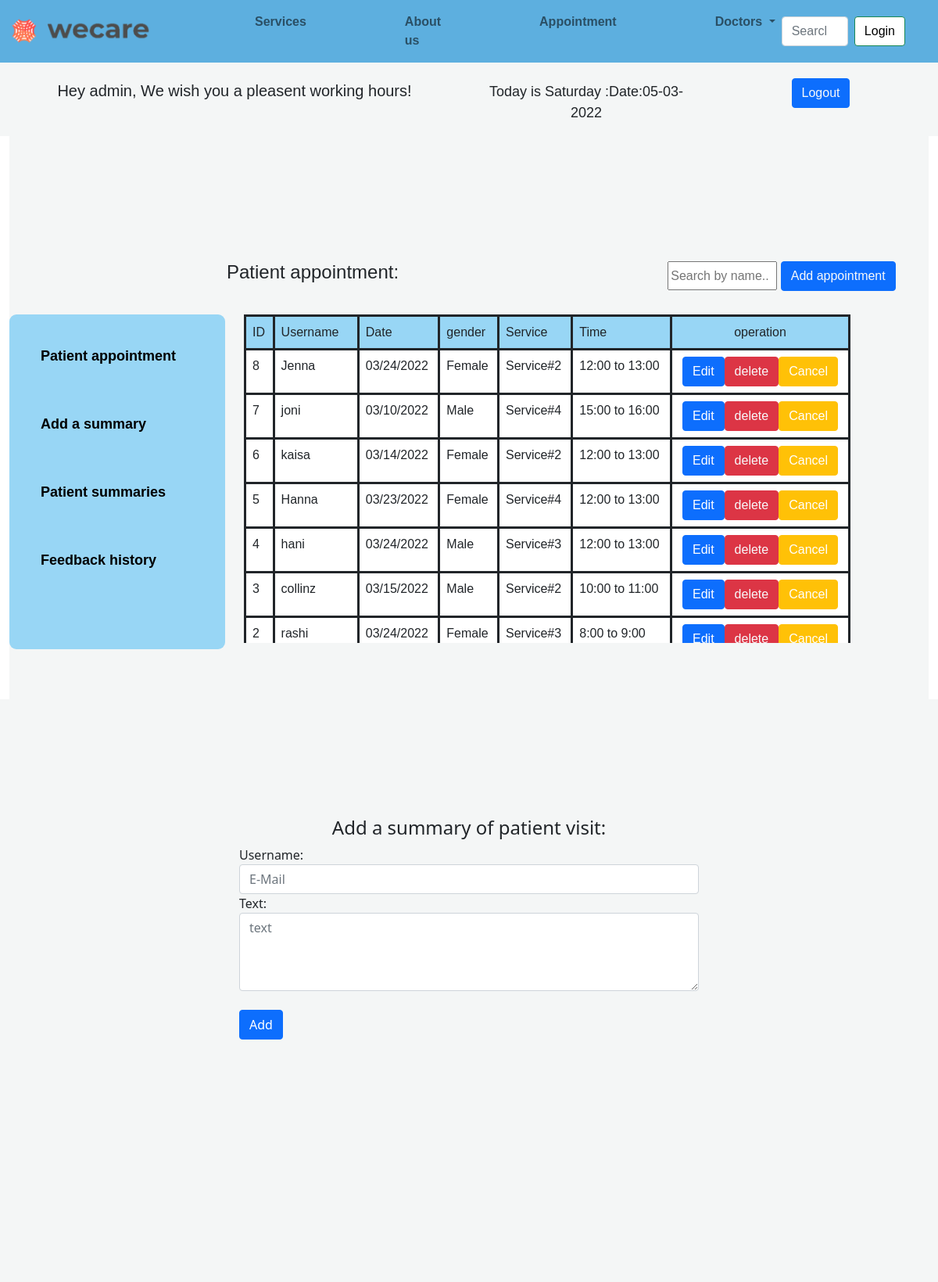
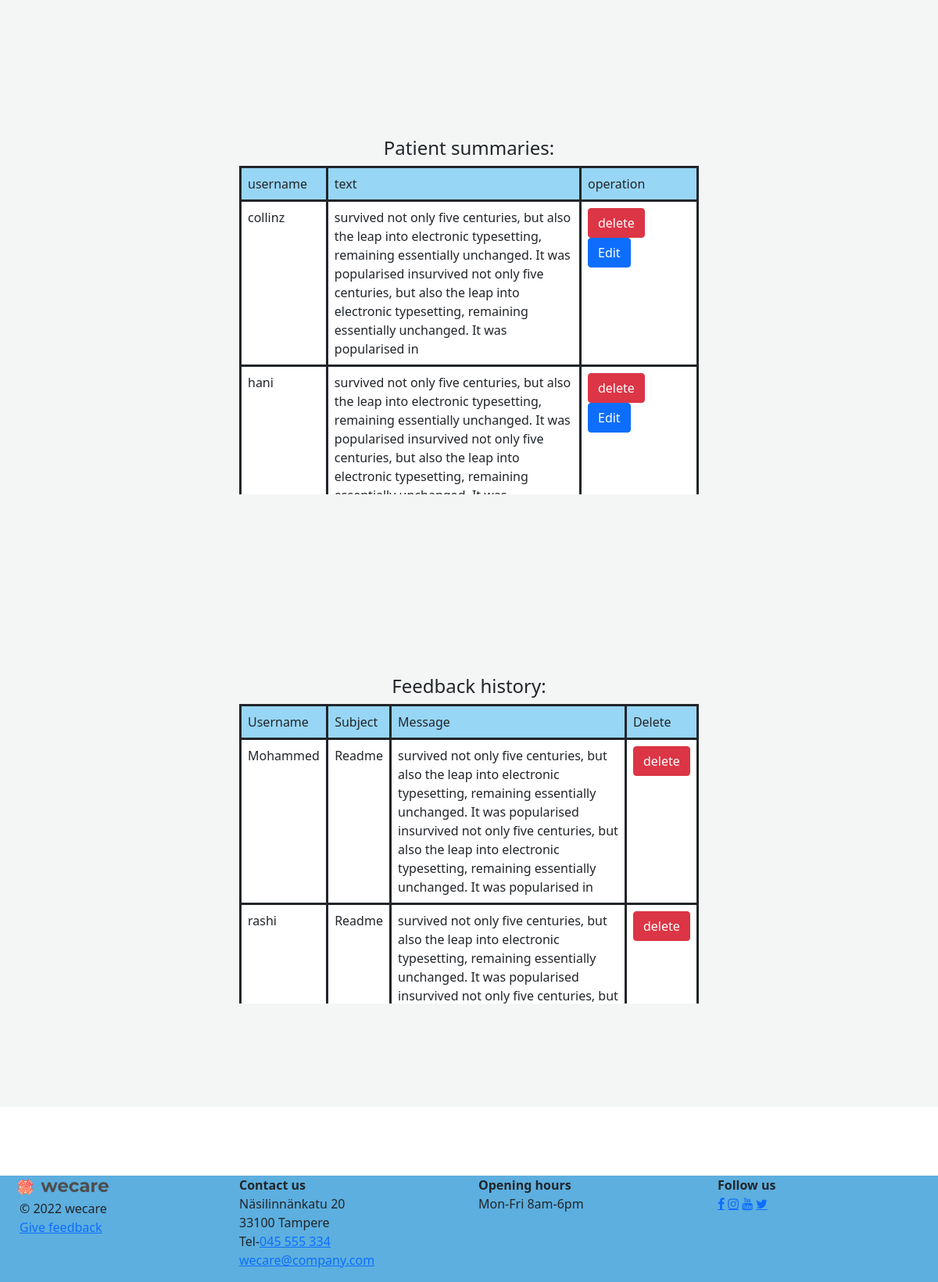
/docs/employee.php (signed in), run on the app's committed database (2 pictures, top to bottom).
### tables this page shows
CREATE TABLE `appointment` (
  `id` int NOT NULL,
  `username` varchar(50) NOT NULL,
  `date1` varchar(50) NOT NULL,
  `gender` varchar(50) NOT NULL,
  `service` varchar(50) NOT NULL,
  `tim` varchar(50) NOT NULL
);

CREATE TABLE `textbox` (
  `username` varchar(50) NOT NULL,
  `text` varchar(500) NOT NULL
);

CREATE TABLE `feedback` (
  `username` varchar(50) NOT NULL,
  `subject` varchar(50) NOT NULL,
  `text` varchar(1000) NOT NULL
);

### docs/employee.php (the view, shortened to what this page needs)
<?php
include 'connect.php';
$sql = "select * from appointment ORDER BY id DESC";
$result = $conn->query($sql);
?>
<!DOCTYPE html>
<html lang="en">
<head>
</head>
<body>
    <?php include 'header.php' ?>
    <div class="container-fluid">
        <div class="row row0">
            <div class="col-lg-6">
                <?php
                echo "<h5><br>Hey " . $_SESSION["username"] .
                    ", We wish you a pleasent working hours!" . "</h5>";
                ?>
            </div>
            <div class="col-lg-3 coldate">
                <p>
                    <?php
                    echo "Today is "  . date("l") . " :" . "Date:" . date("d-m-Y") . "";
                    ?>
                </P>
            </div>
            <div class="col-lg-3 colbtn">
                <button type="button" class="btn btn-primary"><a href="logout.php" class="text-light" style="text-decoration:none; ">Logout</a></button>
            </div>
        </div>
        <section id="section1">
            <div class="row row3">
                <div class="col-8  ">
                    <h4>Patient appointment:</h4>
                </div>
                <div class="col-4 col4">
                    <input type="text" class="input" id="myInput" onkeyup='tableSearch()' placeholder="Search by name..">
                    <button type="button" class="btn btn-primary"><a href="userapp.php" class="text-light" style="text-decoration:none">Add appointment</a></button>
                </div>
            </div>
            <div class="row">
                <div class="col-lg-3 row1">
                    <ul class="fixed">
                        <li><a href="#section1">Patient appointment</a></li>
                        <li><a href="#section2">Add a summary</a></li>
                        <li><a href="#section3">Patient summaries</a></li>
                        <li><a href="#section4">Feedback history</a></li>
                    </ul>
                </div>
                <div class="col-md-8">
                    <form action="" method="POST">
                        <div class=" my-custom-scrollbar">
                            <table class="table  " id="myTable">
                                <tr style="border:solid;     background: #98D6F5;
">
                                    <td style="border:solid;">ID</td>
                                    <td style="border:solid;">Username</td>
                                    <td style="border:solid;">Date</td>
                                    <td style="border:solid;">gender</td>
                                    <td style="border:solid;">Service</td>
                                    <td style="border:solid;">Time</td>
                                    <td class="td1">operation</td>
                                </tr>
                                <?php
                                while ($row = mysqli_fetch_assoc($result)) {
                                    $id = $row['id'];
                                    $username = $row['username'];
                                    $date1 = $row['date1'];
                                    $gender = $row['gender'];
                                    $service = $row['service'];
                                    $tim = $row['tim'];
                                ?>
                                    <tr style="border:solid;">
                                        <td style="border:solid;"><?php echo $id;   ?></td>
                                        <td style="border:solid;"><?php echo $username;   ?></td>
                                        <td style="border:solid;"><?php echo $date1; ?></td>
                                        <td style="border:solid;"><?php echo $gender; ?></td>
                                        <td style="border:solid;"><?php echo $service; ?></td>
                                        <td style="border:solid;"><?php echo $tim; ?></td>
                                        <td class="td1" style="border:solid;"><button type="button" class="btn btn-primary"><a href="update.php?id=<?php echo $row['id'];  ?>" class="hh" style="text-decoration:none;color:white" class="text-light">Edit</a></button><button type="button" class="btn btn-danger" style="text-decoration:none; "><a href="delete.php?id=<?php echo $row['id'];  ?>" class="text-light" style="text-decoration:none;">delete</a></button><button class="btn btn-warning"><a href="email.php?id=<?php echo $row['username'];  ?>">Cancel</a></button>
                                        </td>
                                    </tr>
                                <?php
                                }
                                ?>
                            </table>
                        </div>
                    </form>
                </div>
            </div>
    </div>
    <section id="section2">
        <div class="row row4">
            <div class="col-lg-6 col6">
                <form action="addtext.php" method="GET">
                    <h4> Add a summary of patient visit: </h4>
                    <label class="control-label" for="email">Username:</label>
                    <input id="email" name="username" type="text" placeholder="E-Mail" class="form-control input-md" required>
                    <label class="control-label" for="text">Text:</label>
                    <textarea id="text" name="text" type="text" placeholder="text" class="form-control input-sm" required></textarea><br>
                    <button type="submit" class="btn btn-primary" name="submit" value="submit">Add</button>
                </form>
            </div>
        </div>
    </section>
    <section id="section3">
        <div class="row row5">
            <h4>Patient summaries:</h4>
            <div class="col-6 colsumm">
                <div class=" my-custom-scrollbar">
                    <table class="table">
                        <tr style="border:solid;  background: #98D6F5;
">
                            <td style="border:solid;">username</td>
                            <td style="border:solid;">text</td>
                            <td class="td2">operation</td>
                        </tr>
                        <?php
                        include 'connect.php';
                        $sql = "select * from textbox";
                        $result = $conn->query($sql);
                        while ($row = mysqli_fetch_assoc($result)) {
                            $text = $row['text'];
                            $username = $row['username'];
                        ?>
                            <tr style="border:solid;">
                                <td style="border:solid;"><?php echo $username; ?></td>
                                <td><?php echo $text; ?></td>
                                <td style="border:solid;">
                                    <button class="btn btn-danger"><a href="deletetext.php?username=<?php echo $row['username']; ?> " style="text-decoration:none;color:white">delete</a></button>
                                    <button class="btn btn-primary"><a href="editsummary.php?username=<?php echo $row['username'] ?> " style="text-decoration:none;color:white">Edit</a></button>
                                </td>
                            </tr>
                        <?php } ?>
                    </table>
                </div>
            </div>
        </div>
        <br><br> <br>
        <br><br>
    </section>
    <section id="section4">
    <br><br><br><br><br><br><br>
        <div class="row">
            <div class="col-lg-6 colfeed">
            <div class=" my-custom-scrollbar">
<h4>Feedback history:</h4>
            <table class="table">
<tr style="border:solid;  background: #98D6F5;
">
    <td style="border:solid;">Username</td>
    <td style="border:solid;">Subject</td>
    <td class="td2" >Message</td>
    <td class="td2" style="border:solid;width:30px">Delete</td>
</tr>
<?php
include 'connect.php';
$sql = "select * from feedback";
$result = $conn->query($sql);
while ($row = mysqli_fetch_assoc($result)) {
    $text = $row['text'];
    $username = $row['username'];
    $subject = $row['subject'];
?>
    <tr style="border:solid;">
        <td style="border:solid; width:60px"><?php echo $username; ?></td>
        <td style="border:solid;width:60px"><?php echo $subject; ?></td>
        <td style="border:solid;width:300px"><?php echo $text; ?></td>
        <td style="border:solid;"><button class="btn btn-danger"><a href="deletefeed.php?username=<?php echo $row['username']; ?> " style="text-decoration:none;color:white">delete</a></button></td>
    </tr>
<?php } ?>
</table>
</div>
            </div>
        </div>
        <br><br><br><br><br>
        <?php include 'footer.php' ?>
</body>
</html>

### docs/header.php (shortened to what this page needs)
<!DOCTYPE html>
<html lang="en">
<head>
    <link href="https://cdn.jsdelivr.net/npm/bootstrap@5.1.3/dist/css/bootstrap.min.css" rel="stylesheet">
    <link rel="stylesheet" href="https://cdnjs.cloudflare.com/ajax/libs/font-awesome/4.7.0/css/font-awesome.min.css">   <link rel="stylesheet" href="https://cdnjs.cloudflare.com/ajax/libs/font-awesome/4.7.0/css/font-awesome.min.css">
</head>
<body>
<nav class="navbar navbar-expand-lg navbar-light ">
        <div class="container-fluid">
          <a class="navbar-brand" href="index1.php"><img src="Picturekaisa.png"></a>
          <div class="collapse navbar-collapse" id="navbarSupportedContent">
            <ul class="navbar-nav me-auto mb-2 mb-lg-0">
              <li class="nav-item">
                <a class="nav-link "  href="index2.php">Services</a>
              </li>
              <li class="nav-item">
                <a class="nav-link" href="index3.php">About us</a>
              </li>
              <li class="nav-item">
                <a class="nav-link" href="indexappointment.php">Appointment</a>
              </li>
              <li class="nav-item dropdown">
                <a class="nav-link dropdown-toggle" href="#" id="navbarDropdown" role="button" data-bs-toggle="dropdown" aria-expanded="false">
                  Doctors
                </a>
              </li>
            </ul>
            <form class="d-flex">
              <input class="form-control me-2" type="search" placeholder="Search" aria-label="Search">
              <button class="btn btn-outline-success" type="submit"><a href="login.php">Login</a></button>
            </form>
          </div>
        </div>
      </nav>

### docs/footer.php
<div class="footer">
      <div class="row">
          <div class="col-sm-3">
      <div class="copyright">
          <img src="Picturekaisa.png" alt="logo">
           <p>&copy; 2022 wecare<br><a href="FeedbackForm.php">Give feedback</a></p>
          </div>
      </div>
      <div class="col-sm-3">
          <div class="aboutus">
              <p><b>Contact us</b><br>Näsilinnänkatu 20<br>33100 Tampere<br>Tel-<a href="">045 555 334</a><br><a href="#">wecare@company.com</a></p>
          </div>
      </div>
      <div class="col-sm-3">
          <div class="opening">
          <b>Opening hours</b>
          <p>Mon-Fri 8am-6pm</p>
      </div>
      </div>
      <div class="col-sm">
      <div class="followus">
          <p><b>Follow us</b><br>
              <a href="#" class="fa fa-facebook"></a>
              <a href="#" class="fa fa-instagram"></a>
              <a href="#" class="fa fa-youtube"></a>
              <a href="#" class="fa fa-twitter"></a>
          </p>
      </div>
  </div>
  </div>
</body>
</html>

### docs/employee.php (style rules this page uses)
.btn a { color: white; float: right; }
.input-sm { height: 100px; }
.td1 { text-align: center; }
h4 { text-align: center; }
.row1 { list-style: none; }
section { height: 90vh; background: #F4F6F6; }
.fixed li { list-style: none; margin-bottom: 60px; }
.fixed { position: fixed; font-size: 18px; bottom: 280px; background: #98D6F5; padding: 40px; border-radius: 9px; }
.fixed a { text-decoration: none; color: black; font-weight: bold; }
.row3 { padding-top: 160px; padding-bottom: 100px; padding-bottom: 30px; }
.row0 { text-align: center; background: #F4F6F6; }
.row4 { padding-top: 150px; }
.col6 { margin: 0 auto; }
.row5 { padding-top: 200px; }
table { border: solid; margin: 0 auto; background: white; }
.input { height: 37px; width: 140px; }
.colbtn .btn { margin-top: 20px; }
.coldate p { margin-top: 24px; font-size: 18px; }
.btn a { text-decoration: none; }
.col4 { text-align: center; }
.colsumm { margin: 0 auto; }
.td2 { width: 150px; }
.my-custom-scrollbar { height: 420px; overflow: scroll; }
@media (max-width:1200px) { .fixed { position: static !important; } }
.colfeed { margin: 0 auto; }

### docs/header.php (style rules this page uses)
.navbar-brand img { width: 180px; }
.container-fluid { font-family: Arial, Helvetica, sans-serif; }
.nav-item a { margin-left: 110px; font-weight: bold; }
.d-flex { margin-right: 30px; }
.navbar { background-color: rgb(93, 175, 223); }
.btn-outline-success { background-color: white; color: black; }
.footer { margin-top: 100px; background-color: rgb(93, 175, 223); }
.btn-outline-success a { text-decoration: none; color: black; }
.copyright { margin-left: 20px; }
.copyright p { margin-left: 5px; }
.footer img { width: 120px; height: auto; }

### data on the page
appointment: id "8", username "Jenna", date1 "03/24/2022", gender "Female", service "Service#2", tim "12:00 to 13:00"
appointment: id "7", username "joni", date1 "03/10/2022", gender "Male", service "Service#4", tim "15:00 to 16:00"
appointment: id "6", username "kaisa", date1 "03/14/2022", gender "Female", service "Service#2", tim "12:00 to 13:00"
appointment: id "5", username "Hanna", date1 "03/23/2022", gender "Female", service "Service#4", tim "12:00 to 13:00"
appointment: id "4", username "hani", date1 "03/24/2022", gender "Male", service "Service#3", tim "12:00 to 13:00"
appointment: id "3", username "collinz", date1 "03/15/2022", gender "Male", service "Service#2", tim "10:00 to 11:00"
appointment: id "2", username "rashi", date1 "03/24/2022", gender "Female", service "Service#3", tim "8:00 to 9:00"
textbox: username "collinz", text "survived not only five centuries, but also the leap into electronic typesetting, remaining essentially unchanged. It was popularised insurvived not only five centuries, but also the leap into electronic typesetting, remaining essentially unchanged. It was popularised in"
textbox: username "hani", text "survived not only five centuries, but also the leap into electronic typesetting, remaining essentially unchanged. It was popularised insurvived not only five centuries, but also the leap into electronic typesetting, remaining…"
feedback: username "Mohammed", subject "Readme", text "survived not only five centuries, but also the leap into electronic typesetting, remaining essentially unchanged. It was popularised insurvived not only five centuries, but also the leap into electronic typesetting, remaining essentially unchanged. It was popularised in"
feedback: username "rashi", subject "Readme", text "survived not only five centuries, but also the leap into electronic typesetting, remaining essentially unchanged. It was popularised insurvived not only five centuries, but…"

### other printed values
$_SESSION["username"] "admin"
